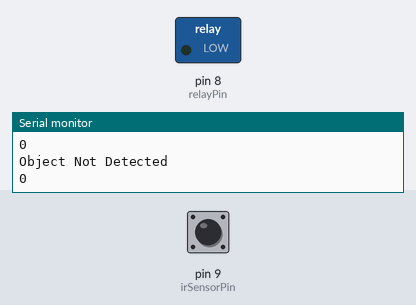
The sketch below on a simulated Arduino Uno, built with avr-gcc and run on an emulated ATmega328P. Shown: switched loads named in the sketch (green lamp = pin HIGH), the last lines printed to the serial monitor. Dashed ring = blinking. The inputs (shaded band) are chosen by the test bench; at power-on: pin 9 (irSensorPin) LOW.

Above: at 1.2 s.
1.3 s: pin 9 (irSensorPin) driven HIGH
At 2.4 s:
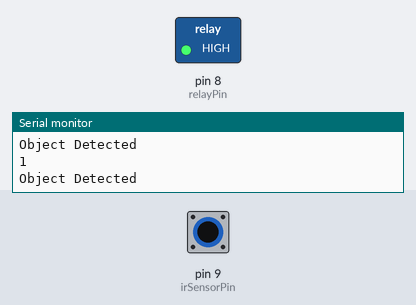
2.8 s: pin 9 (irSensorPin) driven LOW
At 3.6 s:
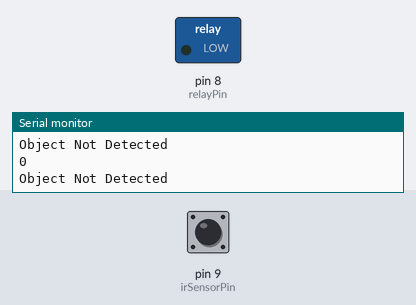
5.8 s: pin 9 (irSensorPin) pulsed HIGH 2 times (0.12 s each, 0.3 s apart)
At 6.16 s:
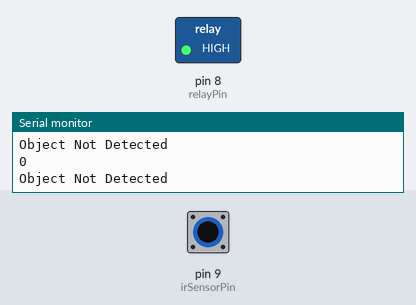
9.4 s: pin 9 (irSensorPin) pulsed HIGH 5 times (0.12 s each, 0.3 s apart)
At 12.1 s:
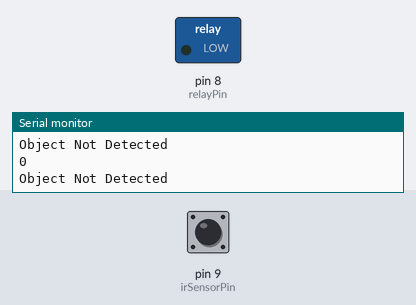
Timing chart, 0 to 13.6 s (numbered marks = the images above; inputs shaded):
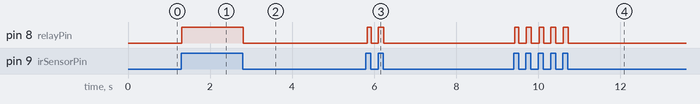

Measured:
- after the input at 1.3 s, pin 8 (relayPin): LOW → HIGH at once
- after the input at 2.8 s, pin 8 (relayPin): HIGH → LOW at once
- after the input at 5.8 s, pin 8 (relayPin): alternates HIGH for 0.11 s and LOW for 0.17 s, 4 changes in all, then stays LOW, starting at once
- after the input at 9.4 s, pin 8 (relayPin): alternates HIGH for 0.12 s and LOW for 0.17 s, 10 changes in all, then stays LOW, starting at once

The sketch:

EDI_Code.ino
```cpp
// Define the pins for the IR sensor and the relay module
const int irSensorPin = 9;
const int relayPin = 8;

// Define a variable to store the sensor value


void setup() {
  Serial.begin(9600);
  // Initialize the IR sensor and the relay module pins
  pinMode(irSensorPin, INPUT);
  pinMode(relayPin, OUTPUT);

  // Turn off the relay module at the beginning
  digitalWrite(relayPin, LOW);
}

void loop() {
  // Read the sensor value4
  int sensorValue = digitalRead(irSensorPin);
  Serial.println(sensorValue);
  // If the sensor detects an object, turn on the relay
  if (sensorValue == HIGH) {
    digitalWrite(relayPin, HIGH);
    Serial.println("Object Detected");
  }
  // If the sensor does not detect an object, turn off the relay
  else {
    digitalWrite(relayPin, LOW);
    Serial.println("Object Not Detected");
  }
}
```
